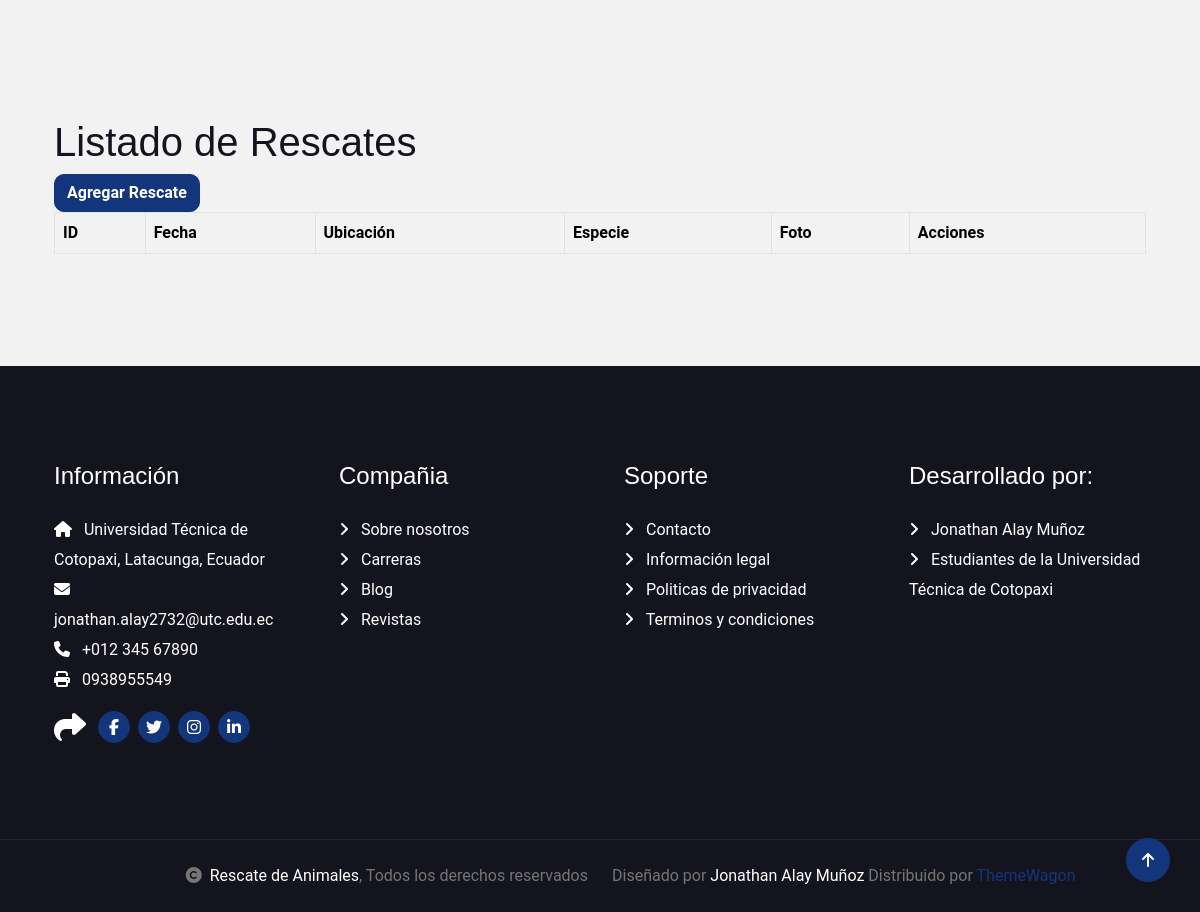
Page /rescates/ (lower part) on the earlier database version.
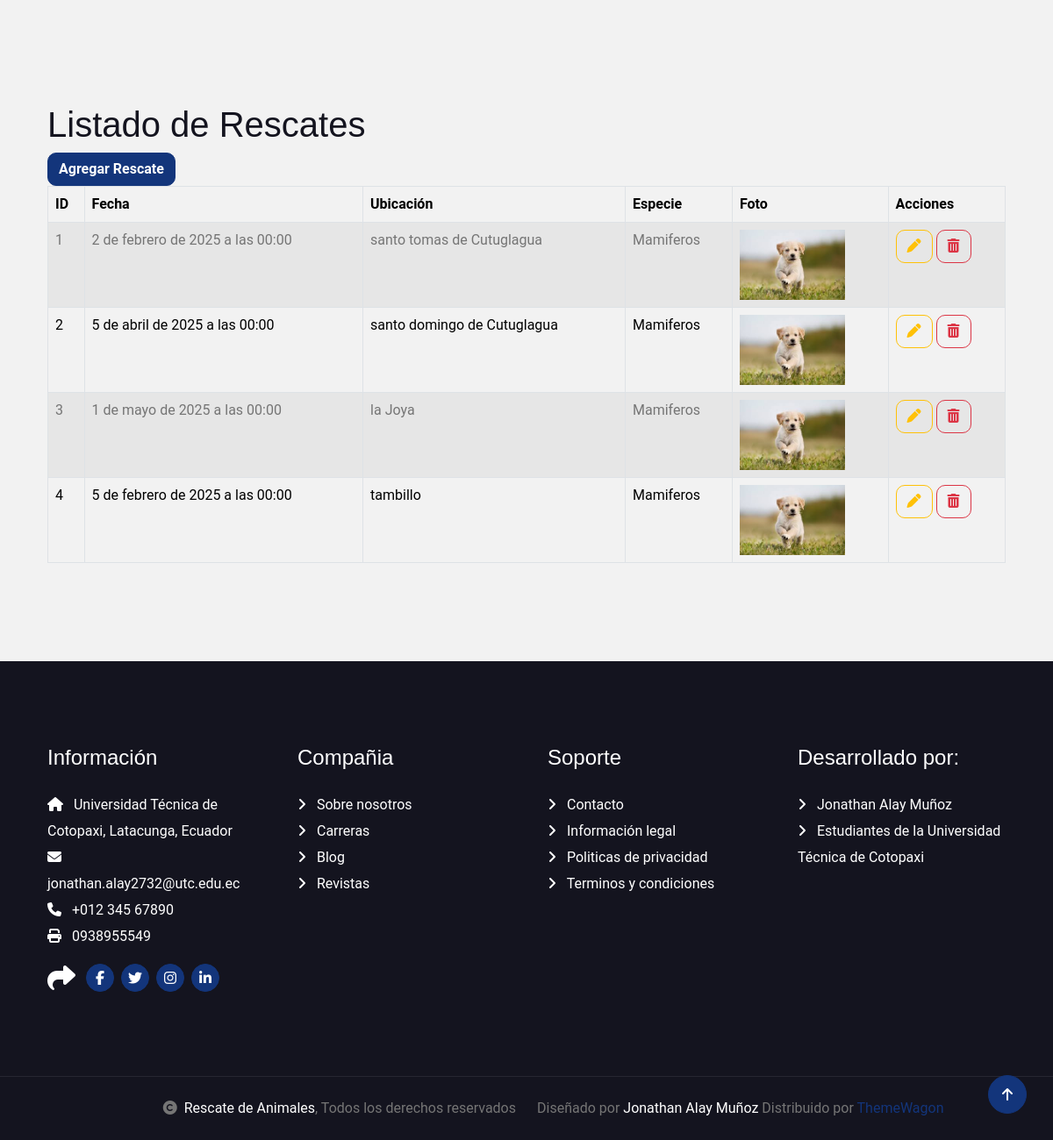
Same page on the later database version.
### Aplicaciones/Animales/models.py (models this page shows, shortened)
class Rescate(models.Model):
    fecha = models.DateTimeField()
    ubicacion = models.CharField(max_length=255)
    especie = models.ForeignKey(Especie, on_delete=models.CASCADE, default=1)
    foto_rescate = models.ImageField(upload_to='rescates/', null=True, blank=True)

class Especie(models.Model):
    nombre = models.CharField(max_length=100)
    descripcion = models.TextField(null=True, blank=True)

### Aplicaciones/Animales/views.py (the view)
# urls.py: path('rescates/', views.rescate),
def rescate(request):
    rescates = Rescate.objects.all()
    return render(request, "rescate.html", {'rescates': rescates})

### Aplicaciones/Animales/templates/rescate.html (shortened to what this page needs)
{% extends './plantilla.html' %}
{% block contenido %}
<br>
<h1>Listado de Rescates</h1>
<a href="/nuevoRescate/" class="btn btn-primary">Agregar Rescate</a>
<table class="table table-bordered table-striped table-hover" id="tbl_rescates">
    <thead>
        <tr>
            <th>ID</th>
            <th>Fecha</th>
            <th>Ubicación</th>
            <th>Especie</th>
            <th>Foto</th>
            <th>Acciones</th>
        </tr>
    </thead>
    <tbody>
        {% for r in rescates %}
        <tr>
            <td>{{ r.id }}</td>
            <td>{{ r.fecha }}</td>
            <td>{{ r.ubicacion }}</td>
            <td>{{ r.especie.nombre }}</td>
            <td>
                {% if r.foto_rescate %}
                    <img src="{{ r.foto_rescate.url }}" height="80px" alt="">
                {% else %}
                    Sin foto
                {% endif %}
            </td>
            <td>
                <a href="/editarRescate/{{ r.id }}" class="btn btn-outline-warning"><i class="fa fa-pen"></i></a>
                <a href="#" onclick="eliminarRescate('{{ r.id }}');" class="btn btn-outline-danger"><i class="fa fa-trash"></i></a>
            </td>
        </tr>
        {% endfor %}
    </tbody>
</table>
{% endblock %}

### Aplicaciones/Animales/templates/plantilla.html (shortened to what this page needs)
{%load static %}
<!DOCTYPE html>
<html lang="en">
    <head>
        <link rel="stylesheet" href="https://cdnjs.cloudflare.com/ajax/libs/bootstrap/5.3.3/css/bootstrap.min.css" />
        <link rel="stylesheet" href="https://cdnjs.cloudflare.com/ajax/libs/font-awesome/6.7.2/css/all.min.css" />
        <link  rel ="stylesheet" href="https://cdn.datatables.net/2.3.1/css/dataTables.dataTables.min.css"/>
        <link rel="stylesheet" href="https://cdn.jsdelivr.net/npm/bootstrap-icons@1.5.0/font/bootstrap-icons.min.css">
        <link rel="stylesheet" href="https://cdnjs.cloudflare.com/ajax/libs/bootstrap-fileinput/5.5.4/css/fileinput.min.css" />
        <link rel="stylesheet" href="{% static 'plantilla/travela/https://use.fontawesome.com/releases/v5.15.4/css/all.css' %}"/>
        <link href="{% static 'plantilla/travela/https://cdn.jsdelivr.net/npm/bootstrap-icons@1.4.1/font/bootstrap-icons.css' %}" rel="stylesheet">
        <link href="{% static 'plantilla/travela/lib/owlcarousel/assets/owl.carousel.min.css' %}" rel="stylesheet">
        <link href="{% static 'plantilla/travela/lib/lightbox/css/lightbox.min.css' %}" rel="stylesheet">
        <link href="{% static 'plantilla/travela/css/bootstrap.min.css' %}" rel="stylesheet">
        <link href="{% static 'plantilla/travela/css/style.css' %}" rel="stylesheet">
    </head>
    <body>
        <div class="container-fluid position-relative p-0">
        <div class="bg-light">
            <div class="container-fluid about py-5">
                <div class="container py-5">
                    {% block contenido %}
                    {% endblock %}
                        </div>
                    </div>
                </div>
            </div>
        <div class="container-fluid footer py-5">
            <div class="container py-5">
                <div class="row g-5">
                    <div class="col-md-6 col-lg-6 col-xl-3">
                        <div class="footer-item d-flex flex-column">
                            <h4 class="mb-4 text-white">Información</h4>
                            <a href=""><i class="fas fa-home me-2"></i> Universidad Técnica de Cotopaxi, Latacunga, Ecuador</a>
                            <a href=""><i class="fas fa-envelope me-2"></i> jonathan.alay2732@utc.edu.ec</a>
                            <a href=""><i class="fas fa-phone me-2"></i> +012 345 67890</a>
                            <a href="" class="mb-3"><i class="fas fa-print me-2"></i> 0938955549</a>
                            <div class="d-flex align-items-center">
                                <i class="fas fa-share fa-2x text-white me-2"></i>
                                <a class="btn-square btn btn-primary rounded-circle mx-1" href=""><i class="fab fa-facebook-f"></i></a>
                                <a class="btn-square btn btn-primary rounded-circle mx-1" href=""><i class="fab fa-twitter"></i></a>
                                <a class="btn-square btn btn-primary rounded-circle mx-1" href=""><i class="fab fa-instagram"></i></a>
                                <a class="btn-square btn btn-primary rounded-circle mx-1" href=""><i class="fab fa-linkedin-in"></i></a>
                            </div>
                        </div>
                    </div>
                    <div class="col-md-6 col-lg-6 col-xl-3">
                        <div class="footer-item d-flex flex-column">
                            <h4 class="mb-4 text-white">Compañia</h4>
                            <a href=""><i class="fas fa-angle-right me-2"></i> Sobre nosotros</a>
                            <a href=""><i class="fas fa-angle-right me-2"></i> Carreras</a>
                            <a href=""><i class="fas fa-angle-right me-2"></i> Blog</a>
                            <a href=""><i class="fas fa-angle-right me-2"></i> Revistas</a>
                        </div>
                    </div>
                    <div class="col-md-6 col-lg-6 col-xl-3">
                        <div class="footer-item d-flex flex-column">
                            <h4 class="mb-4 text-white">Soporte</h4>
                            <a href=""><i class="fas fa-angle-right me-2"></i> Contacto</a>
                            <a href=""><i class="fas fa-angle-right me-2"></i> Información legal</a>
                            <a href=""><i class="fas fa-angle-right me-2"></i> Politicas de privacidad</a>
                            <a href=""><i class="fas fa-angle-right me-2"></i> Terminos y condiciones</a>
                        </div>
                    </div>
                    <div class="col-md-6 col-lg-6 col-xl-3">
                        <div class="footer-item d-flex flex-column">
                            <h4 class="mb-4 text-white">Desarrollado por:</h4>
                            <a href=""><i class="fas fa-angle-right me-2"></i> Jonathan Alay Muñoz</a>
                            <a href=""><i class="fas fa-angle-right me-2"></i> Estudiantes de la Universidad Técnica de Cotopaxi</a>
                        </div>
                    </div>
                </div>
            </div>
        </div>
        <div class="container-fluid copyright text-body py-4">
            <div class="container">
                <div class="row g-4 align-items-center">
                    <div class="col-md-6 text-center text-md-end mb-md-0">
                        <i class="fas fa-copyright me-2"></i><a class="text-white" href="#">Rescate de Animales</a>, Todos los derechos reservados
                    </div>
                    <div class="col-md-6 text-center text-md-start">
                        Diseñado por <a class="text-white" href="https://htmlcodex.com">Jonathan Alay Muñoz</a> Distribuido por <a href="https://themewagon.com">ThemeWagon</a>
                    </div>
                    </div>
                </div>
            </div>
        <a href="#" class="btn btn-primary btn-primary-outline-0 btn-md-square back-to-top"><i class="fa fa-arrow-up"></i></a>
    </body>
</html>

### RescateJA/static/plantilla/travela/css/style.css (style rules this page uses)
.back-to-top { position: fixed; right: 30px; bottom: 30px; display: flex; width: 45px; height: 45px; align-items: center; justify-content: center; transition: 0.5s; z-index: 99; }
.btn { font-weight: 600; transition: .5s; }
.btn-square { width: 32px; height: 32px; }
.btn-md-square { width: 44px; height: 44px; }
.btn-square, .btn-sm-square, .btn-md-square, .btn-lg-square { padding: 0; display: flex; align-items: center; justify-content: center; font-weight: normal; border-radius: 50%; }
.btn.btn-primary { box-shadow: inset 0 0 0 0 var(--bs-primary); }
.footer { background: var(--bs-dark); }
.footer .footer-item a { line-height: 30px; color: var(--bs-white); transition: 0.5s; }
.copyright { border-top: 1px solid rgba(255, 255, 255, 0.08); background: var(--bs-dark) !important; }

Differences in the rows shown:
added Rescate: id "1", fecha "2 de febrero de 2025 a las 00:00", ubicacion "santo tomas de Cutuglagua", especie.nombre "Mamiferos", foto_rescate (picture)
added Rescate: id "2", fecha "5 de abril de 2025 a las 00:00", ubicacion "santo domingo de Cutuglagua", especie.nombre "Mamiferos", foto_rescate (picture)
added Rescate: id "3", fecha "1 de mayo de 2025 a las 00:00", ubicacion "la Joya", especie.nombre "Mamiferos", foto_rescate (picture)
added Rescate: id "4", fecha "5 de febrero de 2025 a las 00:00", ubicacion "tambillo", especie.nombre "Mamiferos", foto_rescate (picture)
